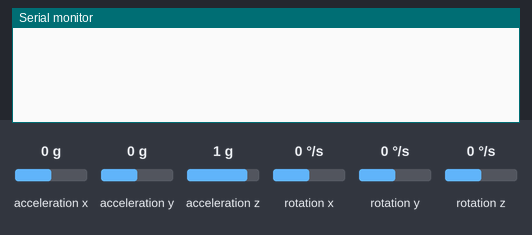
This sketch was run on a simulated Arduino Mega 2560, built for the host (arithmetic inside an expression is 32-bit, double 64-bit). Parts: the last lines printed to the serial monitor. The test bench sets the inputs (shaded band); at power-on: acceleration x 0 g, acceleration y 0 g, acceleration z 1 g, rotation x 0 °/s, rotation y 0 °/s, rotation z 0 °/s.

Above: at 1.7 s.
1.8 s: acceleration x set to -1.4 g
At 3.3 s:
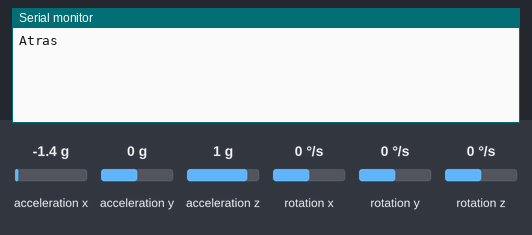
5.0 s: acceleration y set to -1.4 g
At 6.4 s:
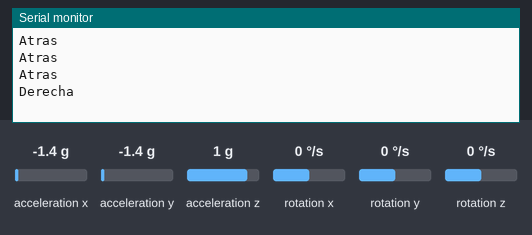
8.0 s: acceleration y set to 1.4 g
At 9.4 s:
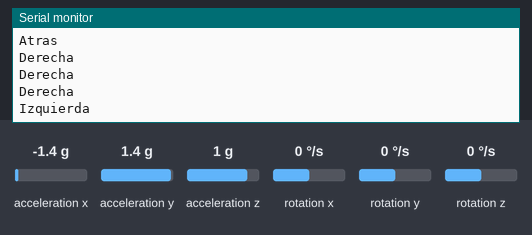

The sketch:

MPU6050_funcionamiento.ino
```cpp
#include "funciones.h"

void setup() {
  iniciar_comunicacion_serial();
  configurar_pines();
  configurar_mpu6050();
}

void loop() {
  //verificarBoton();
  if (calibracionSolicitada) {
    calibrarMPU();
    calibracionSolicitada = false;
  }
  if (!dmpListo) return;
  leerYMostrarDatosMPU();

}
```

funciones.cpp
```cpp
#include "funciones.h"

// Variables globales
bool calibracionSolicitada = false;
bool dmpListo = false;
float compensacionYPR[3] = {0, 0, 0};

// Objetos
MPU6050 mpu;
unsigned long ultimoTiempoDebounce = 0;
uint8_t estadoDispositivo;
uint8_t bufferFIFO[64];
Quaternion q;
VectorFloat gravedad;
float ypr[3]; // yaw, pitch, roll

void iniciar_comunicacion_serial() {
  Serial.begin(BAUDRATE);
}

void configurar_pines() {
  pinMode(PIN_BOTON, INPUT_PULLUP);
}

void configurar_mpu6050() {
  #if I2CDEV_IMPLEMENTATION == I2CDEV_ARDUINO_WIRE
      Wire.begin(PIN_SDA, PIN_SCL);
      Wire.setClock(FRECUENCIA_I2C);
  #endif

  mpu.initialize();
  estadoDispositivo = mpu.dmpInitialize();

  if (estadoDispositivo == 0) {
      mpu.CalibrateAccel(6);
      mpu.CalibrateGyro(6);
      mpu.setDMPEnabled(true);
      dmpListo = true;
  }
}

void verificarBoton() {
  int estadoBoton = digitalRead(PIN_BOTON);
  if (estadoBoton == HIGH && millis() - ultimoTiempoDebounce > RETRASO_DEBOUNCE) {
    calibracionSolicitada = true;
    ultimoTiempoDebounce = millis();
  }
}

void calibrarMPU() {
  if (mpu.dmpGetCurrentFIFOPacket(bufferFIFO)) {
    mpu.dmpGetQuaternion(&q, bufferFIFO);
    mpu.dmpGetGravity(&gravedad, &q);
    mpu.dmpGetYawPitchRoll(ypr, &q, &gravedad);

    compensacionYPR[0] = -ypr[0];
    compensacionYPR[1] = -ypr[1];
    compensacionYPR[2] = -ypr[2];

    Serial.println("Calibración completada, posición actual = [0,0,0]");
  }
}

void leerYMostrarDatosMPU() {
  if (mpu.dmpGetCurrentFIFOPacket(bufferFIFO)) {
    mpu.dmpGetQuaternion(&q, bufferFIFO);
    mpu.dmpGetGravity(&gravedad, &q);
    mpu.dmpGetYawPitchRoll(ypr, &q, &gravedad);

    float yawCalibrado = ypr[0] + compensacionYPR[0];
    float pitchCalibrado = ypr[1] + compensacionYPR[1];
    float rollCalibrado = ypr[2] + compensacionYPR[2];

    int ejeX = constrain(rollCalibrado * 180/M_PI, -90, 90);
    int ejeY = constrain(pitchCalibrado * 180/M_PI, -90, 90);
    int ejeZ = constrain(yawCalibrado * 180/M_PI, -90, 90);

    if (abs(ejeY) > UMBRAL_MOVIMIENTO || abs(ejeX) > UMBRAL_MOVIMIENTO) {
    if (abs(ejeY) > abs(ejeX)) {
      // Movimiento predominante en pitch (eje Y)
      if (ejeY > 0) {
        Serial.println("Adelante");
        // Aquí puedes añadir acciones para movimiento adelante
      } else {
        Serial.println("Atras");
        // Aquí puedes añadir acciones para movimiento atrás
      }
    } else {
      // Movimiento predominante en roll (eje X)
      if (ejeX < 0) {
        Serial.println("Derecha");
        // Aquí puedes añadir acciones para movimiento derecha
      } else {
        Serial.println("Izquierda");
        // Aquí puedes añadir acciones para movimiento izquierda
      }
    }
  }
  }
  delay(DELAY);
}
```

funciones.h
```cpp
#ifndef FUNCIONES_H
#define FUNCIONES_H

#include <Arduino.h>
#include "I2Cdev.h"
#include "MPU6050_6Axis_MotionApps20.h"

// Constantes
#define PIN_BOTON          4
#define RETRASO_DEBOUNCE   50
#define BAUDRATE           115200
#define PIN_SDA            21
#define PIN_SCL            22
#define FRECUENCIA_I2C     400000
#define DELAY              1000
#define UMBRAL_MOVIMIENTO  30
// Variables globales
extern bool calibracionSolicitada;
extern bool dmpListo;
extern float compensacionYPR[3];
// Configuración inicial
void iniciar_comunicacion_serial();
void configurar_pines();
void configurar_mpu6050();

// Funciones de operación
void verificarBoton();
void calibrarMPU();
void leerYMostrarDatosMPU();

#endif
```

Measured:
- after the input at 1.8 s, the serial monitor: prints a new line after 0.72 s (image 1)
- after the input at 5.0 s, the serial monitor: prints a new line after 0.54 s (image 2)
- after the input at 8.0 s, the serial monitor: prints a new line after 0.56 s (image 3)
